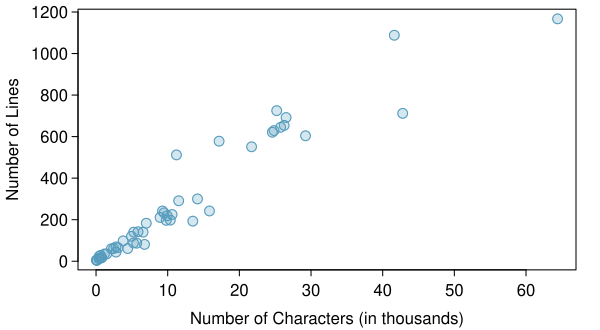

This chart was generated by the following R code:
library(openintro)
data(email50)
data(COL)

myPDF("email50LinesCharacters.pdf",
      6,
      3.3,
      mar = c(3, 3.9, 0.5, 1.2),
      mgp = c(2.8, 0.5, 0))
plot(email50$num_char,
     email50$line_breaks,
     pch = 19,
     cex = 1.3,
     col = COL[1, 4],
     xlab = "",
     ylab = "Number of Lines")
points(email50$num_char,
       email50$line_breaks,
       cex = 1.3,
       col = COL[1])
mtext("Number of Characters (in thousands)", 1, 1.9)
dev.off()
